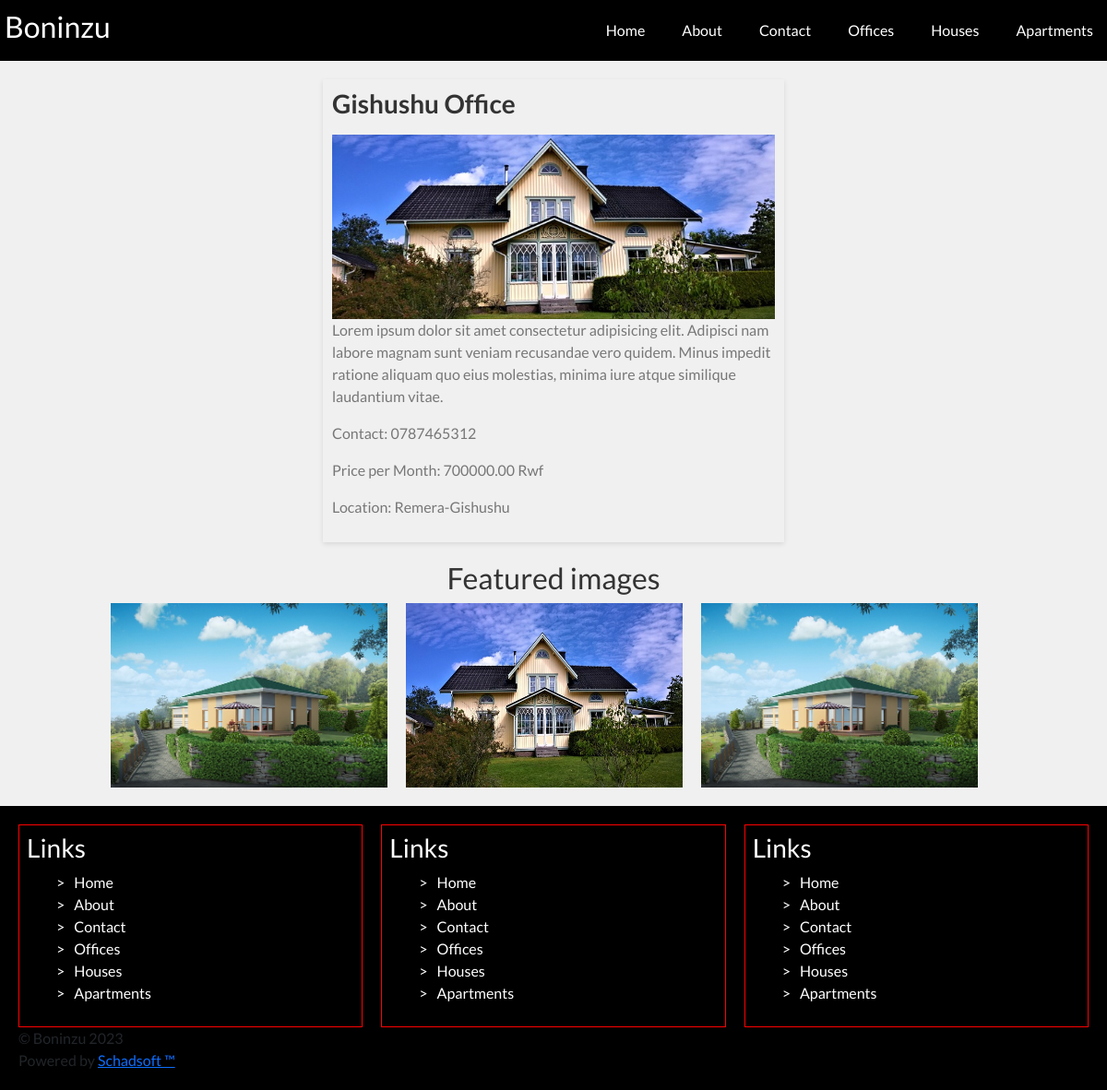
The app's page /office/2/ with its own data.
### mainapp/models.py (models this page shows, shortened)
class Office(models.Model):
    title = models.CharField(max_length=100)
    description = models.TextField()
    image = models.ImageField(upload_to='office_images/')
    owner_contact = models.CharField(max_length=100)
    price = models.DecimalField(max_digits=8, decimal_places=2)
    location = models.CharField(max_length=100)
    featured_images = models.ManyToManyField('FeaturedOfficeImage')
    date_posted=models.DateTimeField(auto_now_add=True)

class FeaturedOfficeImage(models.Model):
    image = models.ImageField(upload_to='office_images/')
    date_posted=models.DateTimeField(auto_now_add=True)

### mainapp/views.py (the view)
# urls.py: path('office/<int:pk>/',office_detail, name='office-detail'),
def office_detail(request,pk):
    office=get_object_or_404(Office,pk=pk)
    return render(request, 'office_detail.html', {'office': office})

### mainapp/templates/office_detail.html (shortened to what this page needs)
{% extends 'base.html' %}
{% load static %}
{% block content %}
 <div class="item-detail">
    <h3 style="font-weight: bold; padding-bottom:8px">{{ office.title }}</h3>
<img src="{{office.image.url}}" alt="office image" style="width:100%;height:200px; object-fit:cover">
<p>{{ office.description }}</p>
<p>Contact: {{ office.owner_contact }}</p>
<p>Price per Month: {{ office.price }} Rwf</p>
<p>Location: {{ office.location }}</p>
 </div>
 <h2 style="text-align: center; margin-top:20px">Featured images</h2>
 <div class="featured-images">
    {% for featured_image in office.featured_images.all %}
    <img src="{{ featured_image.image.url }}" width="300" height="200"  onclick="openModal(this);" />
    {% endfor %}
  </div>
{% endblock  %}

### static/css/styles.css (style rules this page uses)
body { font-family: Arial, sans-serif; margin: 0; padding: 0; background-color: #f0f0f0; }
* { margin:0; padding:0; box-sizing: border-box; font-family: 'Lato', sans-serif; }
h1, h2, h3 { color: #333; }
p { color: #777; }
.item-detail { width:500px; height:auto; margin: 0 auto; box-shadow: 0 2px 5px rgba(0, 0, 0, 0.1); padding:10px; margin-top:20px; }
.featured-images { width:80%; display: flex; justify-content: flex-start; flex-wrap: wrap; gap:20px; row-gap:20px; margin:0 auto; }

### records on screen
Office: title "Gishushu Office", image (picture), description "Lorem ipsum dolor sit amet consectetur adipisicing elit. Adipisci nam labore magnam sunt veniam recusandae vero quidem. Minus impedit ratione aliquam quo eius molestias, minima iure atque similique laudantium vitae.", owner_contact "0787465312", price "700000.00", location "Remera-Gishushu"
FeaturedOfficeImage: image (picture)
FeaturedOfficeImage: image (picture)
FeaturedOfficeImage: image (picture)
